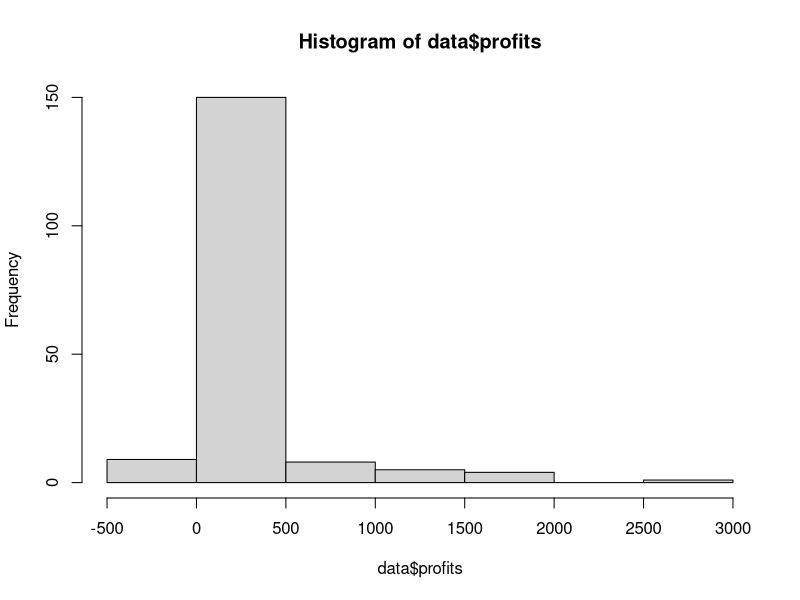
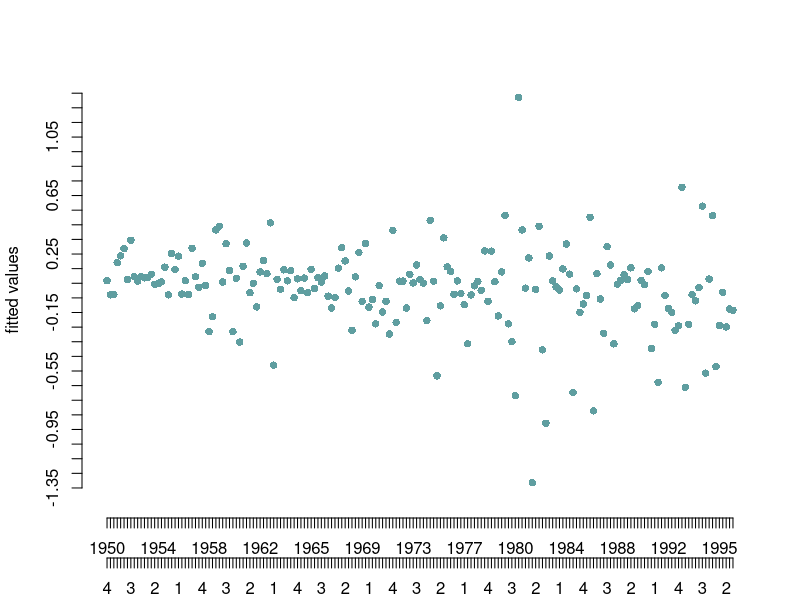
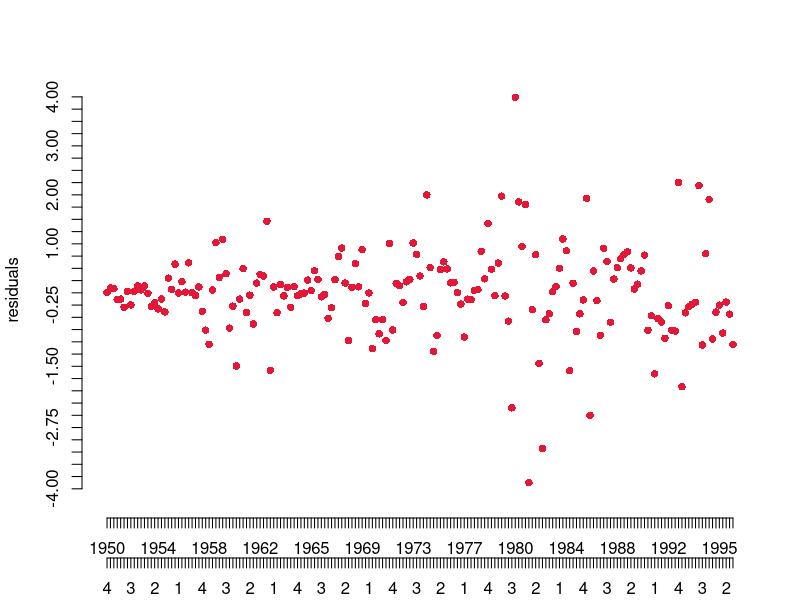

R code for these plots, in order:
# Question 6----
#read in data to R
data <- read.csv('ceosal2.csv', stringsAsFactors =  F)

#salary ~ sales + mktval
mod1 <- lm(salary ~ sales + mktval, data = data)
print(summary(mod1))

#constant elasticity variety
mod2 <- lm(lsalary ~ lsales + lmktval, data = data)
print(summary(mod2))

#add profits
hist(data$profits)
log(data$profits) #PRODUCES NaNs
mod3 <- lm(lsalary ~ lsales + lmktval + profits, data = data)
print(summary(mod3)) #no, profits as predictor adds no added variance explained to model

#ceoten
mod4 <- lm(lsalary ~ lsales + lmktval + profits + ceoten, data = data)
print(summary(mod4))

# Question 7----
#read in data to R
data2 <- read.csv('tbrate.csv', check.names=F)
colnames(data2) <- c("", "Year", "Quarter", "interest rate", "rate of inflation", "log GDP")
r <- data2$`interest rate`
pi <- data2$`rate of inflation`
y <- data2$`log GDP`

delta_r <- diff(r)
delta_r <- delta_r[3:length(delta_r)]

pi_lag1 <- pi[2:length(pi)]
pi_lag1 <- pi_lag1[3:length(pi_lag1)]

delta_y_lag1 <- diff(y)
delta_y_lag1 <- delta_y_lag1[2:(length(delta_y_lag1) - 1)]

delta_r_lag1 <- diff(r)
delta_r_lag1 <- delta_r_lag1[2:(length(delta_r_lag1) - 1)]

delta_r_lag2 <- diff(r)
delta_r_lag2 <- delta_r_lag2[1:(length(delta_r_lag2) - 2)]
ndat <- data.frame(delta_r, pi_lag1, delta_y_lag1, delta_r_lag1, delta_r_lag2)

mod5 <- lm(delta_r ~ pi_lag1 + delta_y_lag1 + delta_r_lag1 + delta_r_lag2, data = ndat)
print(summary(mod5))

fitval <- fitted(mod5)
resval <- residuals(mod5)
year <- data2$Year[4:length(data2$Year)]
year <- as.character(year)
quarter <- data2$Quarter[4:length(data2$Quarter)]
quarter <- as.character(quarter)
names(quarter) <- year
#fitval
plot(fitval, bty = 'n', col = "#5F9EA0", pch = 16, axes=F, xlab = "", ylab = "fitted values")
axis(1, at = c(1:length(fitval)), labels = c(names(quarter)), line = 1)
axis(1, at = c(1:length(fitval)), labels = c(quarter), line = 3)
axis(2, c(seq(-1.35,1.35,0.10)))
#residuals
plot(resval, bty = 'n', col = "#e51636ff", pch = 16, axes=F, xlab = "", ylab = "residuals")
axis(1, at = c(1:length(fitval)), labels = c(names(quarter)), line = 1)
axis(1, at = c(1:length(fitval)), labels = c(quarter), line = 3)
axis(2, c(seq(-4.00,4.00,0.25)))

mod6 <- lm(resval ~ fitval)
print(summary(mod6))

mod7 <- lm(fitval ~ resval)
print(summary(mod7))

mod8 <- lm(delta_r ~ delta_y_lag1 + delta_r_lag1 + delta_r_lag2, data = ndat)
print(summary(mod8))

e_hat <- residuals(mod8)

mod9 <- lm(pi_lag1 ~ delta_y_lag1 + delta_r_lag1 + delta_r_lag2, data = ndat)
print(summary(mod9))

v_hat <- residuals(mod9)

mod10 <- lm(e_hat ~ v_hat, data = ndat)
print(summary(mod10))
print(summary(mod5))
